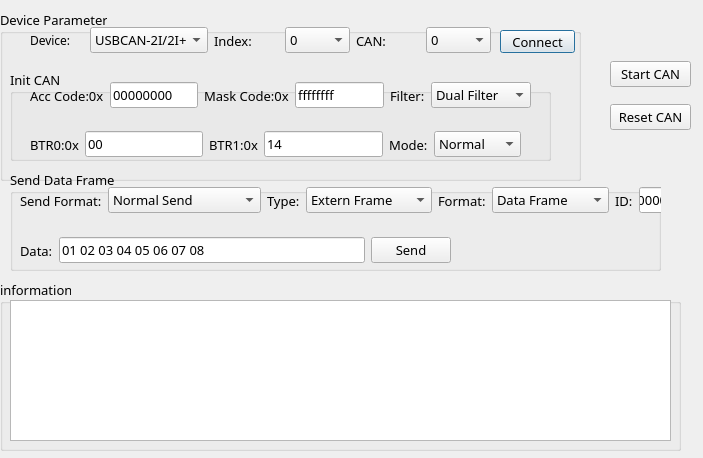
<?xml version="1.0" encoding="UTF-8"?>
<ui version="4.0">
 <class>Dialog</class>
 <widget class="QDialog" name="Dialog">
  <property name="enabled">
   <bool>true</bool>
  </property>
  <property name="geometry">
   <rect>
    <x>0</x>
    <y>0</y>
    <width>703</width>
    <height>458</height>
   </rect>
  </property>
  <property name="sizePolicy">
   <sizepolicy hsizetype="Fixed" vsizetype="Fixed">
    <horstretch>0</horstretch>
    <verstretch>0</verstretch>
   </sizepolicy>
  </property>
  <property name="minimumSize">
   <size>
    <width>703</width>
    <height>458</height>
   </size>
  </property>
  <property name="maximumSize">
   <size>
    <width>703</width>
    <height>458</height>
   </size>
  </property>
  <property name="sizeIncrement">
   <size>
    <width>0</width>
    <height>0</height>
   </size>
  </property>
  <property name="font">
   <font>
    <family>新宋体</family>
    <pointsize>10</pointsize>
   </font>
  </property>
  <property name="mouseTracking">
   <bool>false</bool>
  </property>
  <property name="windowTitle">
   <string>Dialog</string>
  </property>
  <property name="toolTip">
   <string/>
  </property>
  <property name="layoutDirection">
   <enum>Qt::LeftToRight</enum>
  </property>
  <property name="autoFillBackground">
   <bool>false</bool>
  </property>
  <property name="locale">
   <locale language="Chinese" country="China"/>
  </property>
  <property name="sizeGripEnabled">
   <bool>false</bool>
  </property>
  <property name="modal">
   <bool>false</bool>
  </property>
  <widget class="QGroupBox" name="groupBox">
   <property name="geometry">
    <rect>
     <x>0</x>
     <y>10</y>
     <width>581</width>
     <height>171</height>
    </rect>
   </property>
   <property name="title">
    <string>Device Parameter</string>
   </property>
   <widget class="QGroupBox" name="groupBox_2">
    <property name="geometry">
     <rect>
      <x>10</x>
      <y>60</y>
      <width>541</width>
      <height>91</height>
     </rect>
    </property>
    <property name="title">
     <string>Init CAN</string>
    </property>
    <widget class="QWidget" name="horizontalLayoutWidget_2">
     <property name="geometry">
      <rect>
       <x>20</x>
       <y>0</y>
       <width>501</width>
       <height>51</height>
      </rect>
     </property>
     <layout class="QHBoxLayout" name="horizontalLayout_2">
      <item>
       <widget class="QLabel" name="label_acc">
        <property name="text">
         <string>Acc Code:0x</string>
        </property>
       </widget>
      </item>
      <item>
       <widget class="QLineEdit" name="lineEdit_acc">
        <property name="text">
         <string>00000000</string>
        </property>
       </widget>
      </item>
      <item>
       <widget class="QLabel" name="label_mask">
        <property name="text">
         <string>Mask Code:0x</string>
        </property>
       </widget>
      </item>
      <item>
       <widget class="QLineEdit" name="lineEdit_mask">
        <property name="text">
         <string>ffffffff</string>
        </property>
       </widget>
      </item>
      <item>
       <widget class="QLabel" name="label_filter">
        <property name="text">
         <string>Filter:</string>
        </property>
       </widget>
      </item>
      <item>
       <widget class="QComboBox" name="comboBox_filter">
        <item>
         <property name="text">
          <string>Dual Filter</string>
         </property>
        </item>
        <item>
         <property name="text">
          <string>Single Filter</string>
         </property>
        </item>
       </widget>
      </item>
     </layout>
    </widget>
    <widget class="QWidget" name="horizontalLayoutWidget_3">
     <property name="geometry">
      <rect>
       <x>20</x>
       <y>50</y>
       <width>491</width>
       <height>49</height>
      </rect>
     </property>
     <layout class="QHBoxLayout" name="horizontalLayout_3">
      <item>
       <widget class="QLabel" name="label_btr0">
        <property name="text">
         <string>BTR0:0x</string>
        </property>
       </widget>
      </item>
      <item>
       <widget class="QLineEdit" name="lineEdit_btr0">
        <property name="text">
         <string>00</string>
        </property>
       </widget>
      </item>
      <item>
       <widget class="QLabel" name="label_btr1">
        <property name="text">
         <string>BTR1:0x</string>
        </property>
       </widget>
      </item>
      <item>
       <widget class="QLineEdit" name="lineEdit_btr1">
        <property name="text">
         <string>14</string>
        </property>
       </widget>
      </item>
      <item>
       <widget class="QLabel" name="label_mode">
        <property name="text">
         <string>Mode:</string>
        </property>
       </widget>
      </item>
      <item>
       <widget class="QComboBox" name="comboBox_mode">
        <item>
         <property name="text">
          <string>Normal</string>
         </property>
        </item>
        <item>
         <property name="text">
          <string>ReadOnly</string>
         </property>
        </item>
       </widget>
      </item>
     </layout>
    </widget>
   </widget>
   <widget class="QPushButton" name="BtnConnect">
    <property name="geometry">
     <rect>
      <x>500</x>
      <y>20</y>
      <width>75</width>
      <height>23</height>
     </rect>
    </property>
    <property name="text">
     <string>Connect</string>
    </property>
   </widget>
   <widget class="QWidget" name="horizontalLayoutWidget">
    <property name="geometry">
     <rect>
      <x>30</x>
      <y>10</y>
      <width>461</width>
      <height>41</height>
     </rect>
    </property>
    <layout class="QHBoxLayout" name="horizontalLayout">
     <item>
      <widget class="QLabel" name="label_dev">
       <property name="minimumSize">
        <size>
         <width>54</width>
         <height>0</height>
        </size>
       </property>
       <property name="maximumSize">
        <size>
         <width>54</width>
         <height>12</height>
        </size>
       </property>
       <property name="font">
        <font>
         <family>新宋体</family>
         <pointsize>9</pointsize>
         <weight>50</weight>
         <bold>false</bold>
        </font>
       </property>
       <property name="text">
        <string>Device:</string>
       </property>
      </widget>
     </item>
     <item>
      <widget class="QComboBox" name="comboBox_dev">
       <item>
        <property name="text">
         <string>USBCAN-2I/2I+</string>
        </property>
       </item>
       <item>
        <property name="text">
         <string>USBalyst-II</string>
        </property>
       </item>
       <item>
        <property name="text">
         <string>PCICAN-9820</string>
        </property>
       </item>
       <item>
        <property name="text">
         <string>PCICAN-9840</string>
        </property>
       </item>
       <item>
        <property name="text">
         <string>iCANEC-I</string>
        </property>
       </item>
       <item>
        <property name="text">
         <string>104plusCAN-II</string>
        </property>
       </item>
       <item>
        <property name="text">
         <string>USBCAN-I</string>
        </property>
       </item>
       <item>
        <property name="text">
         <string>PCIE9221</string>
        </property>
       </item>
      </widget>
     </item>
     <item>
      <widget class="QLabel" name="label_index">
       <property name="text">
        <string>Index:</string>
       </property>
      </widget>
     </item>
     <item>
      <widget class="QComboBox" name="comboBox_index">
       <item>
        <property name="text">
         <string>0</string>
        </property>
       </item>
       <item>
        <property name="text">
         <string>1</string>
        </property>
       </item>
       <item>
        <property name="text">
         <string>2</string>
        </property>
       </item>
       <item>
        <property name="text">
         <string>3</string>
        </property>
       </item>
       <item>
        <property name="text">
         <string>4</string>
        </property>
       </item>
       <item>
        <property name="text">
         <string>5</string>
        </property>
       </item>
       <item>
        <property name="text">
         <string>6</string>
        </property>
       </item>
       <item>
        <property name="text">
         <string>7</string>
        </property>
       </item>
      </widget>
     </item>
     <item>
      <widget class="QLabel" name="label_can">
       <property name="text">
        <string>CAN:</string>
       </property>
      </widget>
     </item>
     <item>
      <widget class="QComboBox" name="comboBox_can">
       <item>
        <property name="text">
         <string>0</string>
        </property>
       </item>
       <item>
        <property name="text">
         <string>1</string>
        </property>
       </item>
      </widget>
     </item>
    </layout>
   </widget>
  </widget>
  <widget class="QGroupBox" name="groupBox_3">
   <property name="geometry">
    <rect>
     <x>10</x>
     <y>170</y>
     <width>651</width>
     <height>101</height>
    </rect>
   </property>
   <property name="title">
    <string>Send Data Frame</string>
   </property>
   <widget class="QWidget" name="horizontalLayoutWidget_4">
    <property name="geometry">
     <rect>
      <x>10</x>
      <y>10</y>
      <width>673</width>
      <height>41</height>
     </rect>
    </property>
    <layout class="QHBoxLayout" name="horizontalLayout_6">
     <item>
      <widget class="QLabel" name="label_send">
       <property name="text">
        <string>Send Format:</string>
       </property>
      </widget>
     </item>
     <item>
      <widget class="QComboBox" name="comboBox_send">
       <item>
        <property name="text">
         <string>Normal Send</string>
        </property>
       </item>
       <item>
        <property name="text">
         <string>Single Send</string>
        </property>
       </item>
       <item>
        <property name="text">
         <string>Send &amp; Recive</string>
        </property>
       </item>
       <item>
        <property name="text">
         <string>Single Send &amp; Recive</string>
        </property>
       </item>
      </widget>
     </item>
     <item>
      <widget class="QLabel" name="label_type">
       <property name="enabled">
        <bool>true</bool>
       </property>
       <property name="text">
        <string>Type:</string>
       </property>
      </widget>
     </item>
     <item>
      <widget class="QComboBox" name="m_ComboSendFrmType">
       <item>
        <property name="text">
         <string>Extern Frame</string>
        </property>
       </item>
       <item>
        <property name="text">
         <string>Standard Frame</string>
        </property>
       </item>
      </widget>
     </item>
     <item>
      <widget class="QLabel" name="label_format">
       <property name="text">
        <string>Format:</string>
       </property>
      </widget>
     </item>
     <item>
      <widget class="QComboBox" name="comboBox_format">
       <item>
        <property name="text">
         <string>Data Frame</string>
        </property>
       </item>
       <item>
        <property name="text">
         <string>Remote Frame</string>
        </property>
       </item>
      </widget>
     </item>
     <item>
      <widget class="QLabel" name="label_ID">
       <property name="text">
        <string>ID:</string>
       </property>
      </widget>
     </item>
     <item>
      <widget class="QLineEdit" name="m_EditSendFrmID">
       <property name="text">
        <string>00000080</string>
       </property>
      </widget>
     </item>
    </layout>
   </widget>
   <widget class="QWidget" name="horizontalLayoutWidget_5">
    <property name="geometry">
     <rect>
      <x>10</x>
      <y>60</y>
      <width>431</width>
      <height>41</height>
     </rect>
    </property>
    <layout class="QHBoxLayout" name="horizontalLayout_8">
     <item>
      <widget class="QLabel" name="label_data">
       <property name="text">
        <string>Data:</string>
       </property>
      </widget>
     </item>
     <item>
      <widget class="QLineEdit" name="m_EditSendData">
       <property name="text">
        <string>01 02 03 04 05 06 07 08</string>
       </property>
      </widget>
     </item>
     <item>
      <widget class="QPushButton" name="BtnSend">
       <property name="text">
        <string>Send</string>
       </property>
      </widget>
     </item>
    </layout>
   </widget>
  </widget>
  <widget class="QGroupBox" name="groupBox_4">
   <property name="geometry">
    <rect>
     <x>0</x>
     <y>280</y>
     <width>681</width>
     <height>171</height>
    </rect>
   </property>
   <property name="title">
    <string>information</string>
   </property>
   <widget class="QTableWidget" name="tableWidget">
    <property name="geometry">
     <rect>
      <x>10</x>
      <y>20</y>
      <width>661</width>
      <height>141</height>
     </rect>
    </property>
    <property name="lineWidth">
     <number>1</number>
    </property>
    <property name="midLineWidth">
     <number>0</number>
    </property>
    <attribute name="horizontalHeaderDefaultSectionSize">
     <number>200</number>
    </attribute>
    <attribute name="horizontalHeaderMinimumSectionSize">
     <number>0</number>
    </attribute>
    <attribute name="verticalHeaderDefaultSectionSize">
     <number>30</number>
    </attribute>
    <attribute name="verticalHeaderMinimumSectionSize">
     <number>0</number>
    </attribute>
   </widget>
  </widget>
  <widget class="QWidget" name="verticalLayoutWidget">
   <property name="geometry">
    <rect>
     <x>610</x>
     <y>50</y>
     <width>81</width>
     <height>91</height>
    </rect>
   </property>
   <layout class="QVBoxLayout" name="verticalLayout_2">
    <item>
     <widget class="QPushButton" name="BtnStart">
      <property name="text">
       <string>Start CAN</string>
      </property>
     </widget>
    </item>
    <item>
     <widget class="QPushButton" name="BtnReset">
      <property name="text">
       <string>Reset CAN</string>
      </property>
     </widget>
    </item>
   </layout>
  </widget>
 </widget>
 <resources/>
 <connections/>
</ui>
